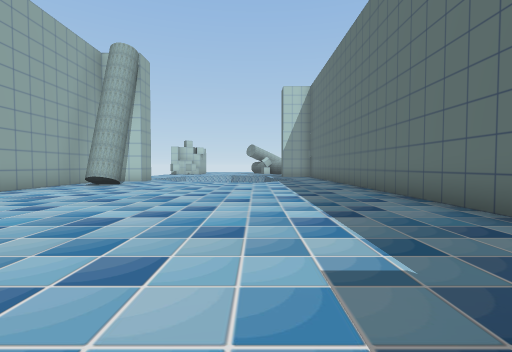
[1] (above)

16 first-person views from a walk through a 3-D level made in the Unity game engine. The camera is 1.2 m above the floor, tilts 2° down and sees 85° across. The floor is counted in squares, 2 m on a side. Each view is taken from the middle of a square. On the plan, view 1 faces up. The plan holds only what a view shows up to about 9 squares ahead; the rest is blank. The place goes on beyond the plan.

[2]
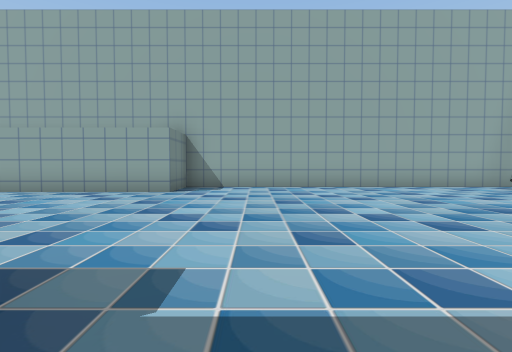

[3]
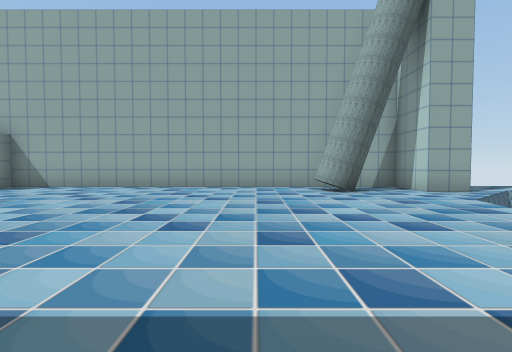

[4]
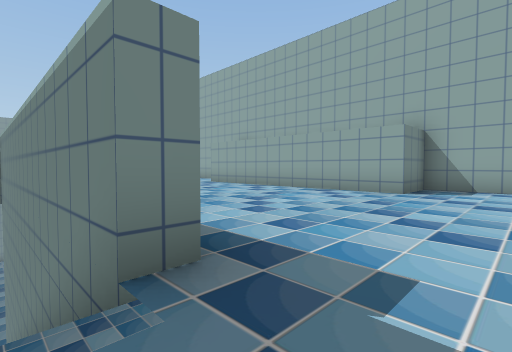

[5]
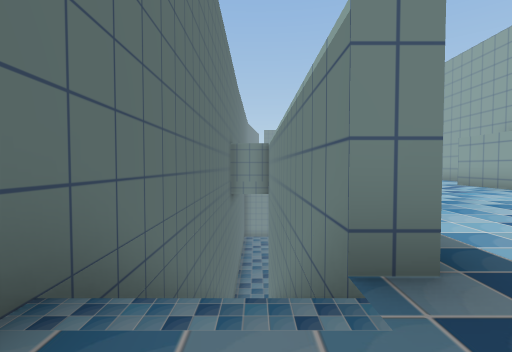

[6]
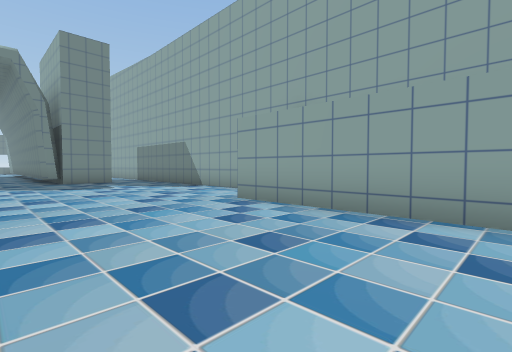

[7]
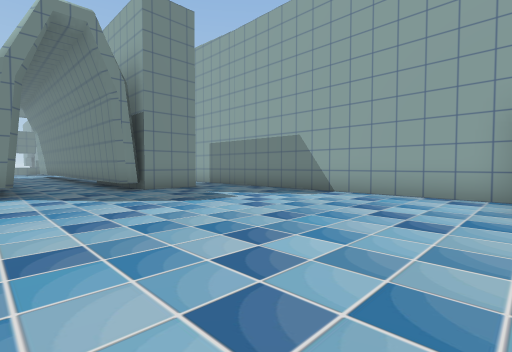

[8]
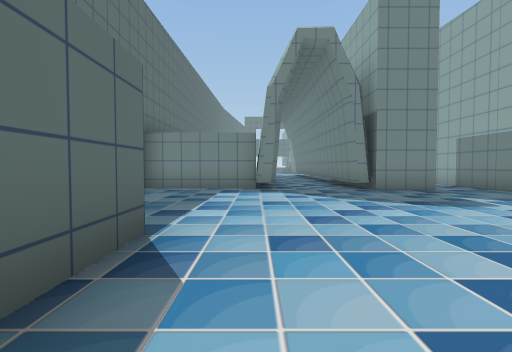

[9]
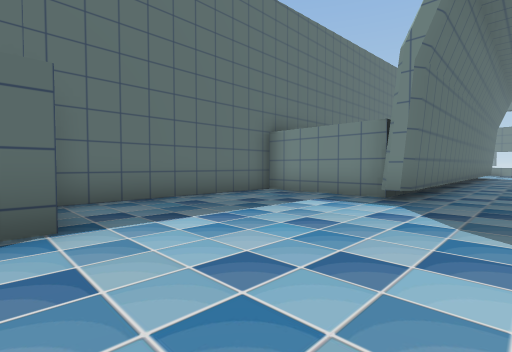

[10]
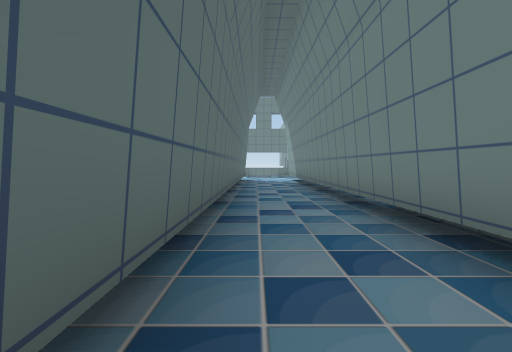

[11]
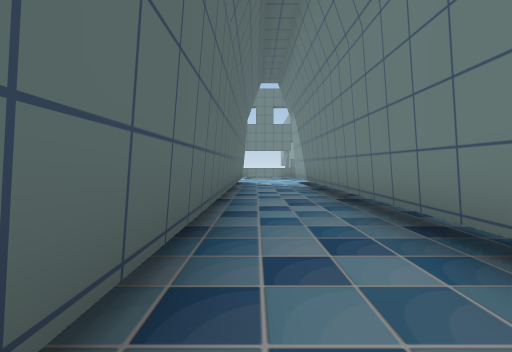

[12]
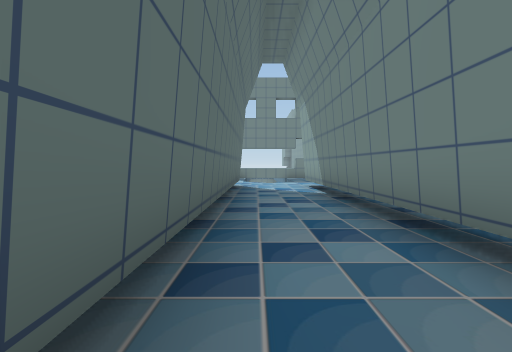

[13]
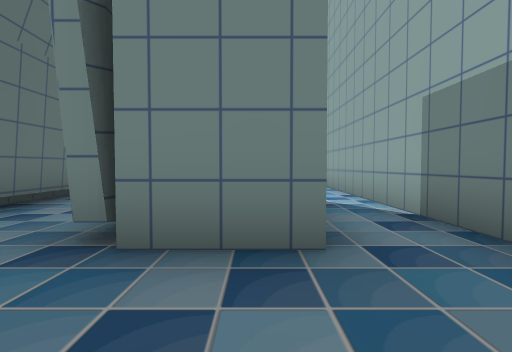

[14]
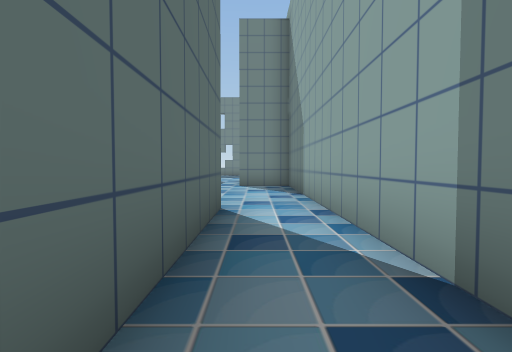

[15]
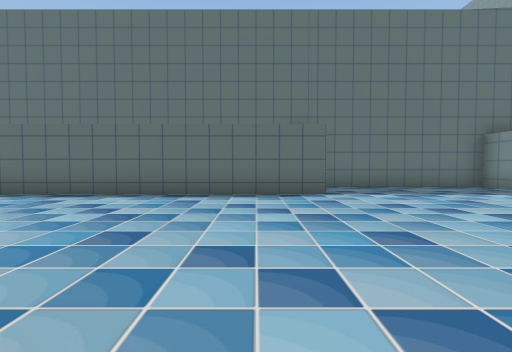

[16]
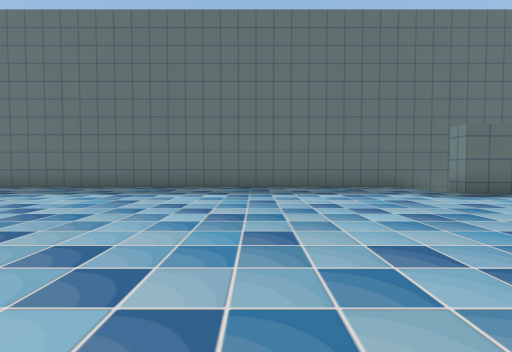

### Floor plan
Points are (right, up) in squares from view 1. A wall is a line through its corners. A room is listed if a view was taken in it or the views show most of it. See-through windows are left out.
Room 1 (views 1, 2, 3, 4, 5, 6, 7, 8, 9, 10, 11, 12, 13, 14, 15, 16)
walls: (1, -0.5) (1, 0.5) (1.5, 0.5) (1.5, -8.6); (3, -6.8) (3, 12.4); (1, -9) (1, -2.5); (-6, -7.2) (-6, -18.6); (-3, -13.9) (-3, -15.1); (-2.5, -14.2) (-2.5, -23.5); (0, -14.5) (3, -14.5) (3, -9.8); (-4.6, -14) (-2.5, -14); (-4.4, 9.4) (-4.4, 8.9); (-4.6, 9.6) (-4.4, 9.2) (-4.4, 8.8); (-4.5, -18) (-4.5, -14.5); (-4.5, 12.1) (-4.5, 11) (-6, 11) (-6, 0) (-4.5, 0) (-4.5, -7); (-0.5, -23.5) (-0.5, -14.2)
low walls: (0, -17.4) (0, -16.2)
ways out: opening at (-5, -18) to room 2
Room 2 (no view inside)
walls: (-6, -18.6) (-6, -22.5) (-4.5, -22.5)
ways out: opening at (-5, -18) to room 1

Positions as (right, up) in squares from view 1, and headings:
1: (0, 0), facing up
2: (2, 2), facing left
3: (2, 7), facing left
4: (2, 2), facing down-left
5: (2, 2), facing down
6: (-1, -3), facing down-left
7: (0, -7), facing down-left
8: (0, -7), facing down
9: (-2, -9), facing down-right
10: (-1, -14), facing down
11: (-1, -16), facing down
12: (-1, -18), facing down
13: (-4, -12), facing down
14: (-5, -14), facing down
15: (-5, -8), facing right
16: (-5, 5), facing right
